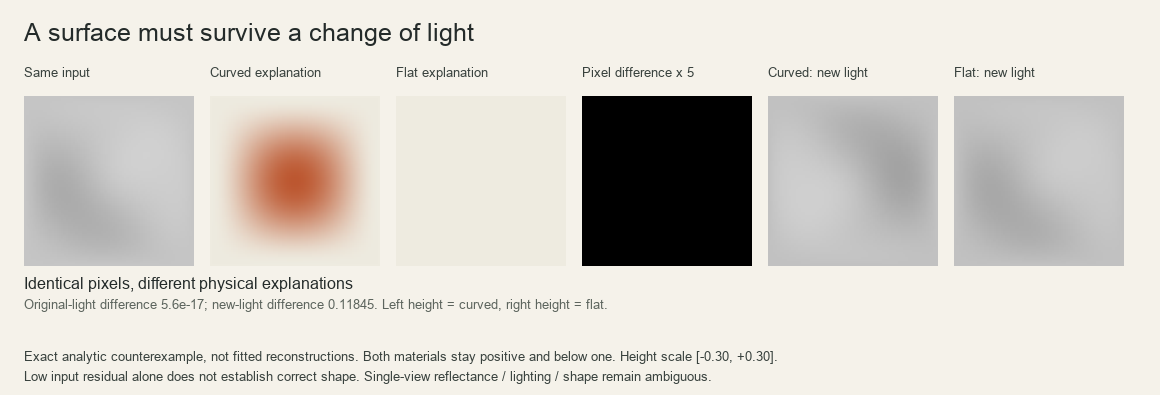
#> input picture research/surface/results/ambiguity.png, 1160 x 395 px
$ python fit.py --input results/ambiguity.png --output out.png --light 1.0 1.0 1.0
#> lines starting #> are read from the running program, lines starting #| are printed output that depends on the picture
### research/surface/model.py
"""Continuous, integrable 2.5D inverse-rendering experiment. NumPy only.

All coordinates are in [-1, 1]. Lighting and optional geometric observations
are supplied, never inferred from an image edge's location or brightness.
"""
from dataclasses import asdict, dataclass
import numpy as np


def basis_1d(x, count=8):
    """Open-uniform cubic B-splines and analytic first/second derivatives."""
    x = np.asarray(x, dtype=float).reshape(-1)
    if count < 4 or not np.all(np.isfinite(x)) or np.any(np.abs(x) > 1 + 1e-12):
        raise ValueError("Cubic basis needs count >= 4 and finite coordinates in [-1, 1]")
    u = np.minimum(np.clip((x + 1) / 2, 0, 1), np.nextafter(1., 0.))
    knots = np.r_[np.zeros(4), np.arange(1, count - 3) / (count - 3), np.ones(4)]
    b = ((u[:, None] >= knots[:-1]) & (u[:, None] < knots[1:])).astype(float)
    d, dd = np.zeros_like(b), np.zeros_like(b)
    for degree in range(1, 4):
        width = len(knots) - degree - 1
        nb, nd, ndd = (np.zeros((len(x), width)) for _ in range(3))
        for i in range(width):
            left, right = knots[i + degree] - knots[i], knots[i + degree + 1] - knots[i + 1]
            if left:
                nb[:, i] += (u - knots[i]) / left * b[:, i]
                nd[:, i] += degree / left * b[:, i]
                ndd[:, i] += degree / left * d[:, i]
            if right:
                nb[:, i] += (knots[i + degree + 1] - u) / right * b[:, i + 1]
                nd[:, i] -= degree / right * b[:, i + 1]
                ndd[:, i] -= degree / right * d[:, i + 1]
        b, d, dd = nb, nd, ndd
    return b, d / 2, dd / 4


def basis_2d(points, count=8):
    points = np.asarray(points, dtype=float)
    x, dx, ddx = basis_1d(points[:, 0], count)
    y, dy, ddy = basis_1d(points[:, 1], count)
    def product(a, b):
        return np.einsum("ni,nj->nij", a, b).reshape(len(points), -1)
    return tuple(product(a, b) for a, b in
                 [(x, y), (dx, y), (x, dy), (ddx, y), (dx, dy), (x, ddy)])


def grid(size):
    x, y = np.meshgrid(np.linspace(-1, 1, size), np.linspace(-1, 1, size))
    return np.c_[x.ravel(), y.ravel()]


def unit_light(light):
    light = np.asarray(light, dtype=float)
    if light.shape != (3,) or not np.all(np.isfinite(light)) or np.linalg.norm(light) == 0:
        raise ValueError("Light must be a finite nonzero 3-vector")
    return light / np.linalg.norm(light)


def shading(p, q, light, ambient=.08):
    light = unit_light(light)
    d = np.sqrt(1 + p * p + q * q)
    b = light[2] - light[0] * p - light[1] * q
    lit = b > 0
    s = ambient + np.maximum(b / d, 0)
    sp = np.where(lit, -light[0] / d - b * p / d**3, 0.)
    sq = np.where(lit, -light[1] / d - b * q / d**3, 0.)
    return s, sp, sq


@dataclass
class Settings:
    surface_count: int = 8
    reflectance_count: int = 4
    bending: float = 2e-5
    reflectance_smoothness: float = .02
    slope_penalty: float = 1e-7
    gauge_weight: float = 1.
    curve_weight: float = 10.
    ambient: float = .08
    max_iterations: int = 100


class SurfaceProblem:
    """Fixed-light, positive-reflectance fitting with explicit curve observations.

    Curves support height z(C)=h and directional slope grad(z)(C) dot m=g.
    Sample weights are normalized per curve, so increasing sampling density
    does not automatically strengthen a geometric observation.
    """
    def __init__(self, points, intensity, light, settings=None,
                 known_reflectance=None, curves=()):
        self.settings = settings or Settings()
        cfg = self.settings
        if cfg.ambient <= 0 or min(cfg.bending, cfg.reflectance_smoothness,
                                  cfg.slope_penalty, cfg.gauge_weight, cfg.curve_weight) < 0:
            raise ValueError("Ambient must be positive and penalty weights nonnegative")
        self.points = np.asarray(points, dtype=float)
        self.target = np.asarray(intensity, dtype=float).reshape(-1)
        if len(self.target) != len(points) or np.any(self.target <= 0) or not np.all(np.isfinite(self.target)):
            raise ValueError("Use finite, positive linear intensities (mask invalid/shadow pixels first)")
        self.light = unit_light(light)
        self.B, self.Bx, self.By, self.Bxx, self.Bxy, self.Byy = basis_2d(points, cfg.surface_count)
        self.nz = cfg.surface_count**2
        if known_reflectance is None:
            self.A, self.Ax, self.Ay, *_ = basis_2d(points, cfg.reflectance_count)
            self.log_rho = np.zeros(len(points))
        else:
            rho = np.broadcast_to(np.asarray(known_reflectance, dtype=float), self.target.shape)
            if np.any(rho <= 0) or not np.all(np.isfinite(rho)):
                raise ValueError("Known reflectance must be positive and finite")
            self.log_rho = np.log(rho)
            self.A = self.Ax = self.Ay = np.zeros((len(points), 0))
        self.na = self.A.shape[1]
        self.curves = list(curves)
        self.priors = {}
        def add(name, matrix, rhs, weight):
            matrix = np.asarray(matrix)
            self.priors[name] = (matrix, np.broadcast_to(rhs, (len(matrix),)).copy(), weight / len(matrix))
        def embed(matrix, reflectance=False):
            out = np.zeros((len(matrix), self.nz + self.na))
            out[:, self.nz if reflectance else 0 : None if reflectance else self.nz] = matrix
            return out
        # Uniform quadrature makes priors independent of the observation mask.
        b, bx, by, bxx, bxy, byy = basis_2d(grid(25), cfg.surface_count)
        add("bending", embed(np.vstack([bxx, np.sqrt(2) * bxy, byy])), 0., 3 * cfg.bending)
        add("slope", embed(np.vstack([bx, by])), 0., 2 * cfg.slope_penalty)
        # Omit height gauge when absolute-height observations already fix it.
        if not any(c["kind"] == "height" for c in self.curves):
            add("height_gauge", embed(b.mean(axis=0, keepdims=True)), 0., cfg.gauge_weight)
        if self.na:
            _, ax, ay, *_ = basis_2d(grid(25), cfg.reflectance_count)
            add("reflectance_smoothness", embed(np.vstack([ax, ay]), True), 0., 2 * cfg.reflectance_smoothness)
        for i, curve in enumerate(self.curves):
            cb, cx, cy, *_ = basis_2d(curve["points"], cfg.surface_count)
            if curve["kind"] == "height":
                matrix = cb
            elif curve["kind"] == "cross_slope":
                direction = np.asarray(curve["directions"], dtype=float)
                if direction.shape != (len(cb), 2) or not np.all(np.isfinite(direction)):
                    raise ValueError("Cross-slope observations require finite 2D directions")
                if not np.allclose(np.linalg.norm(direction, axis=1), 1):
                    raise ValueError("Cross-slope directions must be unit vectors")
                matrix = direction[:, :1] * cx + direction[:, 1:] * cy
            else:
                raise ValueError("Curve kind must be height or cross_slope")
            values = np.asarray(curve["values"], dtype=float)
            if not np.all(np.isfinite(values)):
                raise ValueError("Curve observations must be finite")
            add(f"curve_{i}", embed(matrix), values, cfg.curve_weight)
        n = self.nz + self.na
        self.Q, self.linear = np.zeros((n, n)), np.zeros(n)
        for matrix, rhs, weight in self.priors.values():
            self.Q += weight * matrix.T @ matrix
            self.linear += weight * matrix.T @ rhs

    def prediction(self, theta, jacobian=False):
        p, q = self.Bx @ theta[:self.nz], self.By @ theta[:self.nz]
        s, sp, sq = shading(p, q, self.light, self.settings.ambient)
        log_prediction = self.log_rho + self.A @ theta[self.nz:] + np.log(s)
        if not jacobian:
            return log_prediction
        J = np.c_[sp[:, None] / s[:, None] * self.Bx + sq[:, None] / s[:, None] * self.By, self.A]
        return log_prediction, J

    def losses(self, theta):
        losses = {"photometric": float(np.mean((self.prediction(theta) - np.log(self.target))**2))}
        for name, (matrix, rhs, weight) in self.priors.items():
            losses[name] = float(weight * np.sum((matrix @ theta - rhs)**2))
        losses["total"] = sum(losses.values())
        return losses

    def solve(self):
        theta = np.zeros(self.nz + self.na)
        if self.na:
            theta[self.nz:] = np.mean(np.log(self.target) - np.log(self.settings.ambient + max(self.light[2], 0)))
        history = [self.losses(theta)]
        damping, status = 1e-3, "iteration_limit"
        for iteration in range(self.settings.max_iterations):
            prediction, J = self.prediction(theta, jacobian=True)
            residual = prediction - np.log(self.target)
            H = J.T @ J / len(J) + self.Q
            gradient = J.T @ residual / len(J) + self.Q @ theta - self.linear
            if np.max(np.abs(gradient)) < 1e-9:
                status = "stationary"
                break
            accepted = False
            for attempt in range(14):
                step = np.linalg.solve(H + damping * np.diag(np.maximum(np.diag(H), 1e-6)), -gradient)
                candidate = theta + step
                loss = self.losses(candidate)
                if np.isfinite(loss["total"]) and loss["total"] < history[-1]["total"]:
                    improvement = history[-1]["total"] - loss["total"]
                    theta = candidate
                    history.append(loss)
                    damping = max(damping / 3, 1e-10)
                    accepted = True
                    if improvement < 1e-11 * max(1., history[-2]["total"]):
                        status = "small_objective_change"
                    break
                damping *= 5
            if not accepted:
                status = "no_descent_step"
                break
            if status == "small_objective_change":
                break
        return {"theta": theta, "history": history, "status": status,
                "accepted_steps": len(history) - 1}

    def export(self, result):
        # Known spatial reflectance is an external field, not spline coefficients.
        if self.na == 0 and not np.allclose(self.log_rho, self.log_rho[0], rtol=0, atol=1e-12):
            raise ValueError("Cannot export a spatially known reflectance field as a constant")
        return {"version": "sfumato-surface-1", "domain": [-1, 1],
                "surface_basis": "open_uniform_cubic_tensor_bspline",
                "settings": asdict(self.settings), "light": self.light.tolist(),
                "surface_coefficients": result["theta"][:self.nz].tolist(),
                "log_reflectance_coefficients": result["theta"][self.nz:].tolist(),
                "known_constant_reflectance": None if self.na else float(np.exp(self.log_rho[0])),
                "curve_observations": self.curves, "solver_status": result["status"],
                "history": result["history"],
                "scope": "One regularized height-field hypothesis under supplied lighting and curve observations; not identified anatomy or true depth."}


def evaluate_model(model, points, light=None):
    """Evaluate the exported continuous construction at any requested points."""
    points = np.asarray(points, dtype=float)
    if len(points) > 4096:
        chunks = [evaluate_model(model, points[i:i+4096], light) for i in range(0, len(points), 4096)]
        return {key: np.concatenate([chunk[key] for chunk in chunks]) for key in chunks[0]}
    if model["version"] != "sfumato-surface-1":
        raise ValueError("Unsupported surface model version")
    cfg = model["settings"]
    B, Bx, By, Bxx, Bxy, Byy = basis_2d(points, cfg["surface_count"])
    c = np.asarray(model["surface_coefficients"])
    z, p, q = B @ c, Bx @ c, By @ c
    if model["known_constant_reflectance"] is not None:
        rho = np.full(len(points), model["known_constant_reflectance"])
    else:
        A, *_ = basis_2d(points, cfg["reflectance_count"])
        rho = np.exp(A @ np.asarray(model["log_reflectance_coefficients"]))
    normal = np.c_[-p, -q, np.ones(len(p))]
    normal /= np.linalg.norm(normal, axis=1, keepdims=True)
    return {"height": z, "p": p, "q": q, "normal": normal, "reflectance": rho,
            "zxx": Bxx @ c, "zxy": Bxy @ c, "zyy": Byy @ c,
            "intensity": rho * shading(p, q, model["light"] if light is None else light, cfg["ambient"])[0]}


# [6 lines left out: function lift_curve, not called in this run]


def principal_geometry(fields):
    """Actual graph-surface principal curvatures, not Hessian eigenvalues.

    Solve II v = k I v using the symmetric I^{-1/2} II I^{-1/2}.
    The returned direction is a line (either sign is valid). It is undefined
    at an umbilic, marked by the eigenvalue gap rather than invented there.
    """
    p, q = fields['p'], fields['q']
    first = np.empty((len(p), 2, 2))
    first[:, 0, 0], first[:, 1, 1] = 1+p*p, 1+q*q
    first[:, 0, 1] = first[:, 1, 0] = p*q
    second = np.empty_like(first)
    second[:, 0, 0], second[:, 1, 1] = fields['zxx'], fields['zyy']
    second[:, 0, 1] = second[:, 1, 0] = fields['zxy']
    second /= np.sqrt(1+p*p+q*q)[:, None, None]
    eigenvalue, eigenvector = np.linalg.eigh(first)
    inverse_sqrt = (eigenvector / np.sqrt(eigenvalue)[:, None, :]) @ eigenvector.transpose(0, 2, 1)
    symmetric = inverse_sqrt @ second @ inverse_sqrt
    curvature, vectors = np.linalg.eigh(symmetric)
    directions = inverse_sqrt @ vectors
    directions /= np.linalg.norm(directions, axis=1)[:, None, :]
    gap = curvature[:, 1] - curvature[:, 0]
    return {'curvatures': curvature, 'directions': directions,
            'direction_defined': gap > 1e-6*np.maximum(1., np.max(np.abs(curvature), axis=1)),
            'gaussian_curvature': np.prod(curvature, axis=1),
            'mean_curvature': curvature.mean(axis=1)}

### research/surface/study.py
"""Reproducible controls. Predictions are declared in README before results.

Outputs JSON measurements, a continuous model, and an explanatory figure.
No learned component, generated image, or private photograph is used.
"""
import argparse
import json
from pathlib import Path
import time
import numpy as np
from PIL import Image, ImageDraw, ImageFont
from model import Settings, SurfaceProblem, grid, shading, evaluate_model, unit_light

LIGHT = [.5, -.35, 1.]
NEW_LIGHT = [-.65, .3, 1.]
RHO = .6


# [33 lines left out: functions truth, observations, not called in this run]


def rmse(a, b):
    return float(np.sqrt(np.mean((np.asarray(a)-np.asarray(b))**2)))


def gray(values, size):
    # Display linear intensity with an sRGB transfer, not per-panel normalization.
    values = np.clip(values, 0, 1)
    s = np.where(values <= .0031308, 12.92*values, 1.055*values**(1/2.4)-.055)
    return Image.fromarray(np.uint8(np.clip(s.reshape(size, size)*255, 0, 255))).convert('RGB')


def height_image(values, size):
    # Shared scale across every shape panel: -0.30 (blue) to +0.30 (orange).
    v = np.clip(np.asarray(values).reshape(size, size)/.3, -1, 1)
    white = np.array([238, 235, 224.])
    positive, negative = np.array([185, 77, 36.]), np.array([45, 104, 154.])
    rgb = white + np.abs(v)[..., None] * (np.where(v[..., None] >= 0, positive, negative)-white)
    return Image.fromarray(np.uint8(rgb))


# [102 lines left out: functions make_figure, run, not called in this run]


# [4 lines that do not run on import are left out]

### research/surface/fit.py
"""Photo -> continuous mathematical hypothesis, image, and factual explanation.

This diagnostic CLI does not estimate camera/light calibration or anatomy.
"""
import argparse
import json
from pathlib import Path
import numpy as np
from PIL import Image, ImageOps
from model import Settings, SurfaceProblem, evaluate_model, grid, principal_geometry
from study import gray, height_image, rmse


def prepare_image(path, size):
    with Image.open(path) as source:
        rgba = ImageOps.exif_transpose(source).convert('RGBA')
        # Preserve aspect ratio, use the central square, record the crop.
        width, height = rgba.size
        side = min(width, height)
        left, top = (width-side)//2, (height-side)//2
        crop = [left, top, left+side, top+side]
        white = Image.new('RGBA', rgba.size, (255, 255, 255, 255))
        white.alpha_composite(rgba)
        rgb = np.asarray(white.convert('RGB').crop(crop), dtype=float)/255
    linear = np.where(rgb <= .04045, rgb/12.92, ((rgb+.055)/1.055)**2.4)
    luminance = linear @ np.array([.2126, .7152, .0722])
    image = Image.fromarray(luminance.astype('float32')).resize((size, size), Image.Resampling.BOX)
    return np.asarray(image, dtype=float).ravel(), {'source_size': [width, height], 'center_square_crop': crop,
                                                       'transfer': 'nominal sRGB inverse transfer, then linear Rec.709 luminance; image exposure is not calibrated'}


def run(args):
    if not 17 <= args.size <= 97 or not 4 <= args.basis <= 16 or not 32 <= args.render_size <= 1024:
        raise ValueError('Use fit size 17..97, basis 4..16, render size 32..1024')
    output = args.output
    output.mkdir(parents=True, exist_ok=True)
    intensity, preprocessing = prepare_image(args.input, args.size)
#> in prepare_image, source is the input picture: PIL image 1160x395 RGB; mean R, G, B 213.3, 209.6, 202.9
#> in prepare_image, `rgb = np.asarray(white.convert('RGB').crop(crop), dtype=float)/255`:
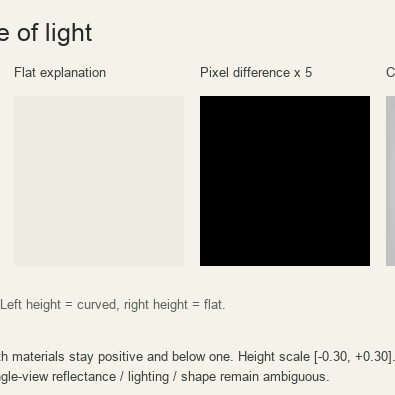
#> rgb: shape (395, 395, 3) float64; mean R, G, B 0.759, 0.751, 0.724
#> in prepare_image, `linear = np.where(rgb <= .04045, rgb/12.92, ((rgb+.055)/1.055)**2.4)`:
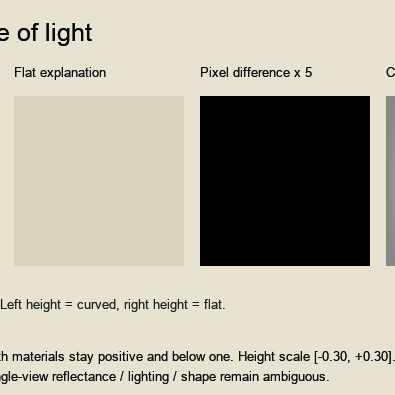
#> linear: shape (395, 395, 3) float64; mean R, G, B 0.706, 0.688, 0.633
#> in prepare_image, `luminance = linear @ np.array([.2126, .7152, .0722])`:
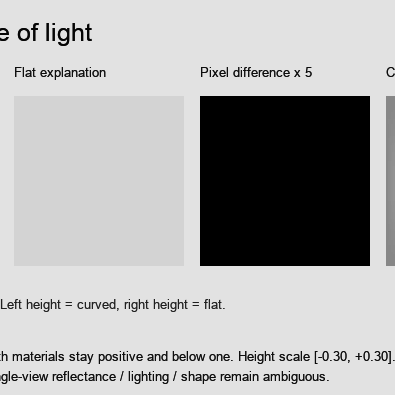
#> luminance: shape (395, 395) float64; min 0, max 0.889, mean 0.688
#> in prepare_image, `image = Image.fromarray(luminance.astype('float32')).resize((size, siz..`:
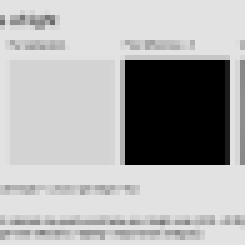
#> image: PIL image 49x49 F (shown 5 times larger); min 0, max 0.889, mean 0.687
#> intensity = 2401 values, max 0.889 at index 0, min 0 at index 613, mean 0.687; preprocessing = 3 items
    # Very dark and clipped bright observations violate this log-domain fit.
    valid = (intensity > .005) & (intensity < .98)
    if np.sum(valid) < 4*args.basis**2:
        raise ValueError('Too few valid observations for this basis; reduce basis or change crop')
    points = grid(args.size)
    curves = json.loads(args.curves.read_text()) if args.curves else []
    problem = SurfaceProblem(points[valid], intensity[valid], args.light,
                             Settings(surface_count=args.basis), curves=curves)
#> in __init__, `self.points = np.asarray(points, dtype=float)`: self.points = 1981 pairs, first value -1 to 1, second value -1 to 1
#> in __init__, `self.target = np.asarray(intensity, dtype=float).reshape(-1)`: self.target = 1981 values, max 0.889 at index 0, min 0.111 at index 613, mean 0.833
#> in basis_2d, `points = np.asarray(points, dtype=float)`: points has the same summary as self.points in __init__
#> in basis_1d, `x = np.asarray(x, dtype=float).reshape(-1)`: x = 1981 values, max 1 at index 48, min -1 at index 0, mean -0.0928
#> in basis_1d, `u = np.minimum(np.clip((x + 1) / 2, 0, 1), np.nextafter(1., 0.))`: u = 1981 values, max 1 at index 48, min 0 at index 0, mean 0.454
#> in basis_2d (call 2), `x, dx, ddx = basis_1d(points[:, 0], count)`: x = 1981 rows, first 6: [1, 0, 0, 0], [0.939, 0.0599, 0.00127, 9.04e-06], [0.88, 0.115, 0.00499, 7.23e-05], [0.824, 0.165, 0.011, 0.000244], [0.77, 0.21, 0.0191, 0.000579], [0.719, 0.251, 0.0292, 0.00113]; dx = 1981 rows, first 6: [-1.5, 1.5, 0, 0], [-1.44, 1.38, 0.0605, 0.000651], [-1.38, 1.26, 0.117, 0.0026], [-1.32, 1.14, 0.17, 0.00586], [-1.26, 1.03, 0.219, 0.0104], [-1.2, 0.924, 0.264, 0.0163]; ddx = 1981 rows, first 6: [1.5, -3, 1.5, 0], [1.47, -2.91, 1.41, 0.0312], [1.44, -2.81, 1.31, 0.0625], [1.41, -2.72, 1.22, 0.0938], [1.38, -2.62, 1.13, 0.125], [1.34, -2.53, 1.03, 0.156]
#> in basis_2d (call 2), `y, dy, ddy = basis_1d(points[:, 1], count)`: y = 1981 rows, first 6: [1, 0, 0, 0], [1, 0, 0, 0], [1, 0, 0, 0], [1, 0, 0, 0], [1, 0, 0, 0], [1, 0, 0, 0]; dy = 1981 rows, first 6: [-1.5, 1.5, 0, 0], [-1.5, 1.5, 0, 0], [-1.5, 1.5, 0, 0], [-1.5, 1.5, 0, 0], [-1.5, 1.5, 0, 0], [-1.5, 1.5, 0, 0]; ddy = 1981 rows, first 6: [1.5, -3, 1.5, 0], [1.5, -3, 1.5, 0], [1.5, -3, 1.5, 0], [1.5, -3, 1.5, 0], [1.5, -3, 1.5, 0], [1.5, -3, 1.5, 0]
#> in __init__, `self.log_rho = np.zeros(len(points))`: self.log_rho = 1981 values from 0 to 0
#> after the loop in __init__, `for matrix, rhs, weight in self.priors.values():`:
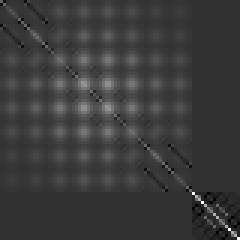
#> self.Q: shape (80, 80) float64 (shown 3 times larger); min -0.000717, max 0.00302, mean 0.000156; drawn with min black and max white
    result = problem.solve()
#> in shading, `d = np.sqrt(1 + p * p + q * q)`: d = 1981 values from 1 to 1
#> in shading, `b = light[2] - light[0] * p - light[1] * q`: b = 1981 values from 0.577 to 0.577
#> in shading, `s = ambient + np.maximum(b / d, 0)`: s = 1981 values from 0.657 to 0.657
#> in shading, `sp = np.where(lit, -light[0] / d - b * p / d**3, 0.)`: sp = 1981 values from -0.577 to -0.577
#> in prediction, `s, sp, sq = shading(p, q, self.light, self.settings.ambient)`: s = 1981 values from 0.657 to 0.657; sp = 1981 values from -0.577 to -0.577
#> in prediction, `log_prediction = self.log_rho + self.A @ theta[self.nz:] + np.log(s)`: log_prediction = 1981 values, max -0.2 at index 59, min -0.2 at index 113, mean -0.2
#> in losses, `losses = {"photometric": float(np.mean((self.prediction(theta) - np.lo..`: losses = {'photometric': 0.0537}
#> after the loop in losses, `for name, (matrix, rhs, weight) in self.priors.items():`: losses = {'photometric': 0.0537, 'bending': 0, 'slope': 0, 'height_gauge': 0, 'reflectance_smoothness': 1.32e-35}
#> the loop in solve, `for iteration in range(self.settings.max_iterations):` made 100 passes
#> pass 1, in solve, `H = J.T @ J / len(J) + self.Q`:
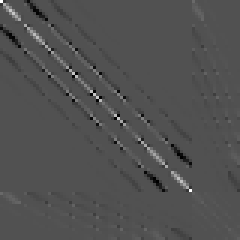
#> H: shape (80, 80) float64 (shown 3 times larger); min -0.191, max 0.409, mean 0.000312; drawn with min black and max white
#> pass 2, in solve, `H = J.T @ J / len(J) + self.Q`:
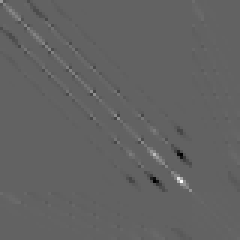
#> H: shape (80, 80) float64 (shown 3 times larger); min -0.534, max 0.845, mean 0.000313; drawn with min black and max white
#> after the loop in solve, `for iteration in range(self.settings.max_iterations):`: damping = 0.411; history = 101 items
#> (the rest of the program and of its run is left out)
